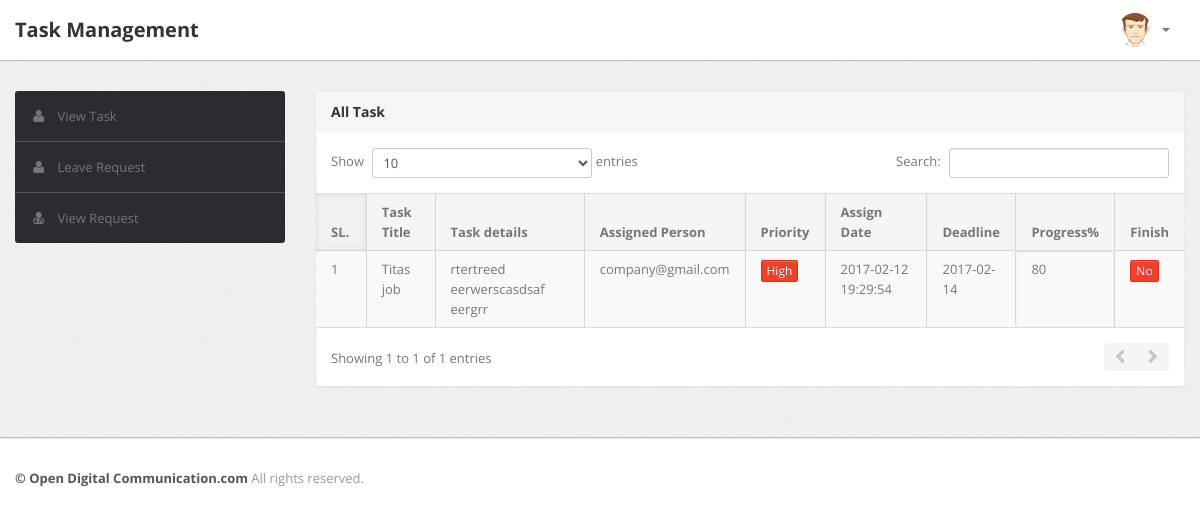
Screenshot of /index.php?page=employee_view_task (signed in) with the database file from the repository.
### tables this page shows
CREATE TABLE `task_table` (
  `task_id` int(11) NOT NULL,
  `task_headline` varchar(255) DEFAULT NULL,
  `task_details` varchar(255) DEFAULT NULL,
  `email` varchar(100) DEFAULT NULL,
  `priority` int(20) DEFAULT NULL,
  `progress` int(20) DEFAULT NULL,
  `finish_status` int(10) DEFAULT NULL,
  `task_assign_time` timestamp NOT NULL DEFAULT CURRENT_TIMESTAMP ON UPDATE CURRENT_TIMESTAMP,
  `task_deadline_time` date DEFAULT NULL
);

### index.php (called while the page is built, shortened)
<?php
include('inc/header.php');
    if(isset($_GET['page'])){
        switch($_GET["page"]){
			case "employee_view_task":
                include 'views/employee_view_task.php';
                break;
        }
    }else
        include 'views/home_content.php';
	include('inc/footer.php');
?>

### class/FetchValues.php (called while the page is built, shortened)
<?php
require_once('DBConfig.php');
class FetchValues{
	public function getSingleTask($email){
        $dbObj = new DBConfig();
        try
        {
            $statement = $dbObj->returnConnection()->prepare("SELECT * FROM ".$dbObj->task_table." WHERE email='$email'  ORDER BY task_id DESC");
            $statement->execute();
            $result = $statement->fetchall();
            return $result;
        } catch (Exception $e) {
            return 0;
        }
    }
}

### class/DBConfig.php (called while the page is built, shortened)
<?php
class DBConfig {
    private $conn ="";
    function __construct(){
        $servername = "localhost";
        $Dbusername = "root";
        $Dbpassword = "";
        $db="company";
        try {
            $conn = new PDO("mysql:host=$servername;dbname=$db", $Dbusername, $Dbpassword);
            $conn->setAttribute(PDO::ATTR_ERRMODE, PDO::ERRMODE_EXCEPTION);
           $this->conn = $conn;
        }
        catch(PDOException $e)
        {
            echo "Connection failed: " . $e->getMessage();
        }
    }
    function returnConnection(){
        return $this->conn;
    }
}

### views/employee_view_task.php (the view, shortened to what this page needs)
<?php
	$email=$_SESSION['email'];
    include_once("class/FetchValues.php");
	$fetchObj = new FetchValues();
	$all_task = $fetchObj->getSingleTask($email);
?>
<div class="span9">
    <div class="content">
        <div class="module">
            <div class="module-head">
                <h3>All Task </h3>
            </div>
            <div class="module-body table">
                <table cellpadding="0" cellspacing="0" border="0"
                       class="datatable-1 table table-bordered table-striped	 display"
                       width="100%">
                    <thead>
                    <tr>
						<th>
                            SL.
                        </th>
                        <th>
                            Task Title
                        </th>
                        <th>
                            Task details
                        </th>
                        <th>
                            Assigned Person
                        </th>
                        <th>
                            Priority
                        </th>
                        <th>
                            Assign Date
                        </th>
                        <th>
                            Deadline
                        </th>
						<th>
                           Progress%
                        </th>
						<th>
                            Finish
                        </th>
                    </tr>
                    </thead>
                    <tbody>
                    <?php
					$i=0;
					foreach ($all_task as $user) {
						$i++;
					?>
                        <tr class="gradeA" id = "<?php echo $user['task_id']; ?>">
                            <td>
                                <?php echo $i; ?>
                            </td>
							<td>
                                <?php echo $user['task_headline']; ?>
                            </td>
                            <td>
                                <?php echo $user['task_details']; ?>
                            </td>
                            <td class="center">
                                <?php echo $user['email']; ?>
                            </td>
                            <td class="center">
                                <?php if ($user['priority']==1)
										echo '<button type="button" class="btn btn-danger btn-xs">High</button>';
									elseif ($user['priority']==2)
										echo '<button type="button" class="btn btn-warning btn-xs">Medium</button>';
									else
										echo '<button type="button" class="btn btn-primary btn-xs">Low</button>';
								?>
                            </td>
							<td class="center">
                                <?php echo $user['task_assign_time']; ?>
                            </td>
                            <td class="center">
                                <?php echo $user['task_deadline_time']; ?>
                            </td>
							<td class="progress">
                                <?php echo $user['progress']; ?>
                            </td>
							<td class="center">
                                <?php if ($user['finish_status']==0)
										echo '<button type="button" class="btn btn-danger btn-xs">No</button>';
									else
										echo '<button type="button" class="btn btn-primary btn-xs">Yes</button>';
								?>
                            </td>
                        </tr>
                    <?php } ?> </tr>
                    </tbody>
                </table>
            </div>
        </div>
    </div>
</div>

### rows the page displays
task_table: task_headline "Titas job", task_details "rtertreed eerwerscasdsaf eergrr", email "company@gmail.com", priority "High", task_assign_time "2017-02-12 19:29:54", task_deadline_time "2017-02-14", progress "80", finish_status "No"
